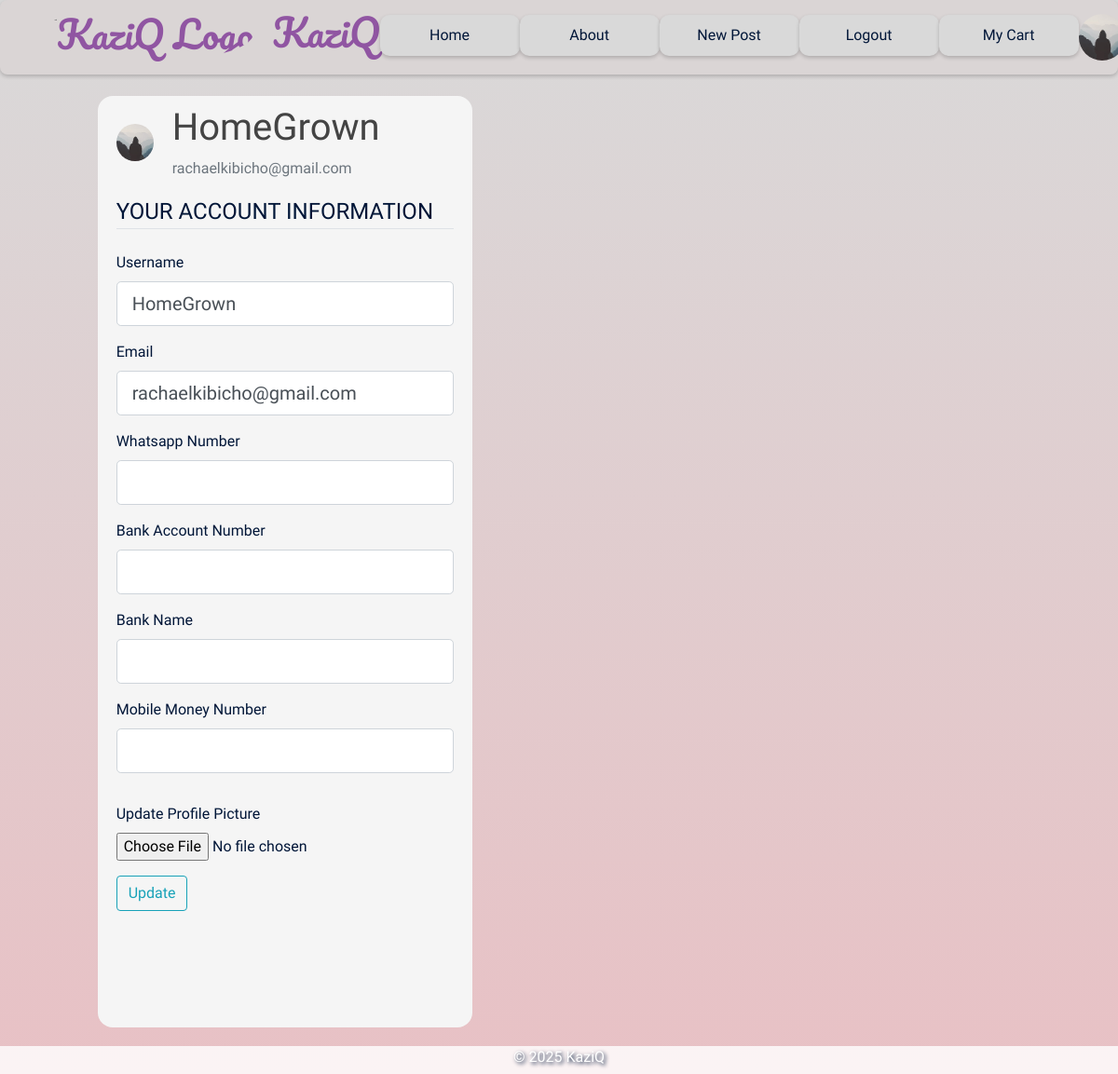
Page /account (signed in) on the committed database.
### flaskblog/models.py (models this page shows, shortened)
class User(db.Model, UserMixin):
    id = db.Column(db.Integer, primary_key=True)
    username = db.Column(db.String(20), unique=True, nullable=False)
    email = db.Column(db.String(120), unique=True, nullable=False)
    whatsapp = db.Column(db.String(20), nullable=False)
    image_file = db.Column(db.String(20), nullable=False, default='default.jpg')
    password = db.Column(db.String(60), nullable=False)
    is_admin = db.Column(db.Boolean, nullable=False, default=False)
    account_balance = db.Column(db.Float, default=0.0)  # Current available balance
    total_sales = db.Column(db.Float, default=0.0)      # Lifetime sales
    bank_account = db.Column(db.String(50), nullable=True)
    bank_name = db.Column(db.String(100), nullable=True)
    phone_for_payment = db.Column(db.String(20), nullable=True)
    posts = db.relationship('Post', backref='author', lazy=True)
    def __repr__(self):
        return f"User('{self.username}', '{self.email}', '{self.image_file}')"

### flaskblog/routes.py (the view)
@app.route('/account', methods=['GET', 'POST'])
@login_required
def account():
    print(f"Current User: {current_user}")  # Debugging statement
    print(f"Is Authenticated: {current_user.is_authenticated}")  # Debugging statement
    form = UpdateAccountForm()
    if form.validate_on_submit():
        if form.picture.data:
            picture_file = save_picture(form.picture.data)
            current_user.image_file = picture_file
        current_user.username = form.username.data
        current_user.email = form.email.data
        db.session.commit()
        flash('Account updated successfully', 'success')
        return redirect(url_for('account'))
    elif request.method == 'GET':
        form.username.data = current_user.username
        form.email.data = current_user.email
    image_file = url_for('static', filename='profile_pics/' + current_user.image_file)
    return render_template('account.html', title='Account', image_file=image_file, form=form)

### flaskblog/forms.py (shortened to what this page needs)
class UpdateAccountForm(FlaskForm):
    username = StringField('Username', validators=[DataRequired(), Length(min=2, max=20)])
    email = StringField('Email', validators=[DataRequired(), Email()])
    whatsapp = StringField('Whatsapp Number', validators=[DataRequired(), Length(min=10, max=15)])
    bank_account = StringField('Bank Account Number', validators=[Optional(), Length(max=50)])
    bank_name = StringField('Bank Name', validators=[Optional(), Length(max=100)])
    phone_for_payment = StringField('Mobile Money Number', validators=[Optional(), Length(max=20)])
    picture = FileField('Update Profile Picture', validators=[FileAllowed(['jpg', 'png', 'jpeg'])])
    submit = SubmitField('Update')

### flaskblog/__init__.py (called while the page is built)
@login_manager.user_loader
def load_user(user_id):
    return User.query.get(int(user_id))

@app.context_processor
def inject_min_max():
    return dict(min=min, max=max)

### flaskblog/templates/account.html (shortened to what this page needs)
{% extends 'layout.html' %}
{% block content %}
    <div class="content-section account-content">
        <div class="account-header">
            <img class="rounded-circle account-img" id="account-img" src="{{ image_file }}" >
            <div class="media-body">
                <h4 class="account-heading">{{ current_user.username }}</h4>
                <p class="text-secondary">{{ current_user.email }}</p>
            </div>
        </div>
        <form method="POST" action="" enctype="multipart/form-data">
            <fieldset class = 'form-group'>
                <legend class="border-bottom mb-4">
                    YOUR ACCOUNT INFORMATION
                </legend>
                <div class="form-group">
                    {{form.username.label(class="form-control-label")}}
                    {% if form.username.errors %}
                        {{form.username(class="form-control form-control-lg is-invalid")}}
                        <div class="invalid-feedback">
                            {% for error in form.username.errors %}
                                <span>{{error}}</span>
                            {% endfor %}
                        </div>
                    {% else %}
                        {{form.username(class="form-control form-control-lg")}}
                    {% endif %}
                </div>
                <div class="form-group">
                    {{form.email.label(class="form-control-label")}}
                    {% if form.email.errors %}
                        {{form.email(class="form-control form-control-lg is-invalid")}}
                        <div class="invalid-feedback">
                            {% for error in form.email.errors %}
                                <span>{{error}}</span>
                            {% endfor %}
                        </div>
                    {% else %}
                        {{form.email(class="form-control form-control-lg")}}
                    {% endif %}
                </div>
                <div class="form-group">
                    {{form.whatsapp.label(class="form-control-label")}}
                    {% if form.whatsapp.errors %}
                        {{form.whatsapp(class="form-control form-control-lg is-invalid")}}
                        <div class="invalid-feedback">
                            {% for error in form.whatsapp.errors %}
                                <span>{{error}}</span>
                            {% endfor %}
                        </div>
                    {% else %}
                        {{form.whatsapp(class="form-control form-control-lg")}}
                    {% endif %}
                </div>
                <div class="form-group">
                    {{form.bank_account.label(class="form-control-label")}}
                    {% if form.bank_account.errors %}
                        {{form.bank_account(class="form-control form-control-lg is-invalid")}}
                        <div class="invalid-feedback">
                            {% for error in form.bank_account.errors %}
                                <span>{{error}}</span>
                            {% endfor %}
                        </div>
                    {% else %}
                        {{form.bank_account(class="form-control form-control-lg")}}
                    {% endif %}
                </div>
                <div class="form-group">
                    {{form.bank_name.label(class="form-control-label")}}
                    {% if form.bank_name.errors %}
                        {{form.bank_name(class="form-control form-control-lg is-invalid")}}
                        <div class="invalid-feedback">
                            {% for error in form.bank_name.errors %}
                                <span>{{error}}</span>
                            {% endfor %}
                        </div>
                    {% else %}
                        {{form.bank_name(class="form-control form-control-lg")}}
                    {% endif %}
                </div>
                <div class="form-group">
                    {{form.phone_for_payment.label(class="form-control-label")}}
                    {% if form.phone_for_payment.errors %}
                        {{form.phone_for_payment(class="form-control form-control-lg is-invalid")}}
                        <div class="invalid-feedback">
                            {% for error in form.phone_for_payment.errors %}
                                <span>{{error}}</span>
                            {% endfor %}
                        </div>
                    {% else %}
                        {{form.phone_for_payment(class="form-control form-control-lg")}}
                    {% endif %}
                </div>
            </fieldset>
            <div class="form-group">
                {{form.picture.label()}}
                {{form.picture(class="form-control-file")}}
            </div>
            <div class="form-group">
            {{form.submit(class="btn btn-outline-info")}}
            </div>
        </form>
    </div>
{% endblock %}

### flaskblog/templates/layout.html (shortened to what this page needs)
<!DOCTYPE html>
<html lang="en">
<head>
    <link rel="stylesheet" href="https://cdn.jsdelivr.net/npm/bootstrap@4.3.1/dist/css/bootstrap.min.css">
    <link rel="stylesheet" type="text/css" href="{{ url_for('static', filename='main.css') }}">
    <link href="https://cdnjs.cloudflare.com/ajax/libs/font-awesome/5.15.4/css/all.min.css" rel="stylesheet">
</head>
<body>
    <header class="site-header">
        <nav class="navbar navbar-expand-md" id="navbar">
            <div class="container">
                <a class="navbar-brand" href="/">
                    <img src="{{ url_for('static', filename='service-client.png') }}" alt="KaziQ Logo" class="navbar-logo">
                    KaziQ
                </a>
                <div class="collapse navbar-collapse" id="navbarToggle">
                    <div class="navbar-nav mr-auto" id="navbar-nav">
                        <a class="nav-item nav-link" href="{{url_for('home')}}">Home</a>
                        <a class="nav-item nav-link" href="{{url_for('about')}}">About</a>
                        {% if current_user.is_authenticated %}
                        <a class="nav-item nav-link" href="{{url_for('new_post')}}">New Post</a>
                        <a class="nav-item nav-link" href="{{url_for('logout')}}">Logout</a>
                        <a class='nav-item nav-link' href="{{url_for('view_cart')}}">My Cart</a>
                        <a href="{{ url_for('account') }}">
                            <img src="{{ url_for('static', filename='profile_pics/' + current_user.image_file) }}" alt="Profile" class="rounded-circle account-img">
                        </a>
                        {% else %}
                            <a class="nav-item nav-link" href="{{url_for('login')}}">Login</a>
                            <a class="nav-item nav-link" href="{{url_for('register')}}">Register</a>
                        {% endif %}
                    </div>
                </div>
            </div>
        </nav>
    </header>
    <main role="main" class="container mt-5 pt-5">
        <div class="row">
            <div class="content-container">
                <div class="body-content">
                    <div class="wholebar">
                        <div class="actual-content">
                            {% block content %}{% endblock %}
                        </div>
                        <div class="sidebar">
                        </div>
                    </div>
                </div>
            </div>
        </div>
    </main>
    <footer>
        <div class="footer-container">
            <div class="footer">
                <p>&copy; 2025 KaziQ</p>
            </div>
        </div>
    </footer>
</body>
</html>

### flaskblog/static/main.css (style rules this page uses)
body { background-image: linear-gradient(to bottom, #D9D9D9, #E8C1C5); background-repeat: no-repeat; background-position:center; background-attachment: fixed; font-family: "Itim", cursive; font-weight: 400; font-style: normal; color: #011638; margin:0; }
h1, h2, h3, h4, h5, h6 { color: #444444; }
#navbar { background-color:#dad5d5; width: 100%; height: 80px; border-radius:8px; box-shadow: 0 2px 4px 0 rgba(0,0,0,0.2); margin-top: 0; display:flex; justify-content:center; align-items:center; }
#navbar-nav { width:100%; display:flex; justify-content:space-around; align-items:end; margin-top:-5px; }
.navbar-nav .account-img { height: 50px; width: 50px; border-radius: 50%; margin-right: 20px; margin-bottom:-5px; }
.navbar-nav { margin:0; width:100%; display:flex; justify-content:space-around; }
.navbar-brand { font-family: "Pacifico", cursive; font-weight: 400; font-style: normal; color: #9055A2; font-size:2.5rem; }
.nav-item { font-family: "Itim", cursive; font-weight: 400; font-style: normal; color: #011638; width:150px; text-align:center; }
.account-content { padding:20px; }
.account-header { display:flex; justify-content:center; align-items:center; margin:-10px 0 0 0; }
#account-img { height:40px; width:40px; }
#account-img { text-align:center; }
.body-content { display:flex; justify-content:center; align-items:center; flex-direction:column; }
.navbar, .navbar-collapse { filter: none; pointer-events: auto; z-index: 1050; }
.content-container { display:flex; justify-content:center; align-items:center; margin:auto; }
.content-section { background: whitesmoke; border: none; border-radius: 1em; height:1000px; }
.actual-content { border: none; border-radius:1em; display: grid; gap: 20px; grid-template-columns: repeat(2, 1fr); height:100%; width:100%; margin-right:20px; }
.account-img { height: 125px; width: 125px; margin-right: 20px; margin-bottom: 16px; }
.account-heading { font-size: 2.5rem; }
.navbar-logo { height: 40px; width: auto; margin-right: 10px; border-radius:50%; margin-bottom:10px; }
footer { display:flex; justify-content:center; align-items:start; background-color: rgba(255, 255, 255, 0.8); width:100%; height: 35px; color:#ffffff; font-size:1rem; position:fixed; bottom:-5px; text-shadow: 2px 2px 4px #011638; }
.sidebar { width: 250px; padding: 20px; border-radius:1em; background:none; border-radius:0 1em 1em 0; text-align:center; }
.site-header .navbar-nav .nav-link { color:#011638; background-color:#D9D9D9; border-radius:10px; text-align:center; padding:10px 25px; transition: background-color 0.3s; box-shadow: 0 2px 4px 0 rgba(0,0,0,0.2); }
.wholebar { display:flex; justify-content:center; align-items:center; margin:-73px 0px 50px 60px; }

### rows in the picture
User: image_file (placeholder picture), username "HomeGrown", email "rachaelkibicho@gmail.com"
